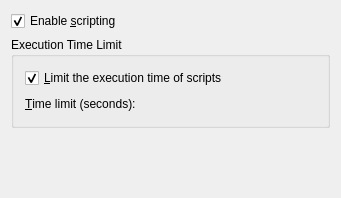
<ui version="4.0" >
 <author>Michel Ludwig (michel.ludwig@kdemail.net)</author>
 <class>KileWidgetScriptingConfig</class>
 <widget class="QWidget" name="KileWidgetScriptingConfig" >
  <property name="geometry" >
   <rect>
    <x>0</x>
    <y>0</y>
    <width>341</width>
    <height>198</height>
   </rect>
  </property>
  <property name="sizePolicy" >
   <sizepolicy vsizetype="Preferred" hsizetype="Preferred" >
    <horstretch>0</horstretch>
    <verstretch>0</verstretch>
   </sizepolicy>
  </property>
  <property name="windowTitle" >
   <string>Scripting Support</string>
  </property>
  <layout class="QVBoxLayout" >
   <item>
    <widget class="QCheckBox" name="kcfg_ScriptingEnabled" >
     <property name="sizePolicy" >
      <sizepolicy vsizetype="Minimum" hsizetype="Minimum" >
       <horstretch>0</horstretch>
       <verstretch>0</verstretch>
      </sizepolicy>
     </property>
     <property name="text" >
      <string>Enable &amp;scripting</string>
     </property>
     <property name="checked" >
      <bool>true</bool>
     </property>
    </widget>
   </item>
   <item>
    <widget class="Q3GroupBox" name="executionTimeLimitGroupBox" >
     <property name="enabled" >
      <bool>true</bool>
     </property>
     <property name="sizePolicy" >
      <sizepolicy vsizetype="Preferred" hsizetype="Expanding" >
       <horstretch>0</horstretch>
       <verstretch>0</verstretch>
      </sizepolicy>
     </property>
     <property name="title" >
      <string>Execution Time Limit</string>
     </property>
     <layout class="QVBoxLayout" >
      <item>
       <widget class="QCheckBox" name="kcfg_TimeLimitEnabled" >
        <property name="sizePolicy" >
         <sizepolicy vsizetype="Minimum" hsizetype="Minimum" >
          <horstretch>0</horstretch>
          <verstretch>0</verstretch>
         </sizepolicy>
        </property>
        <property name="text" >
         <string>&amp;Limit the execution time of scripts</string>
        </property>
        <property name="checked" >
         <bool>true</bool>
        </property>
       </widget>
      </item>
      <item>
       <layout class="QHBoxLayout" >
        <item>
         <widget class="QLabel" name="textLabel1" >
          <property name="sizePolicy" >
           <sizepolicy vsizetype="Preferred" hsizetype="Preferred" >
            <horstretch>0</horstretch>
            <verstretch>0</verstretch>
           </sizepolicy>
          </property>
          <property name="text" >
           <string>&amp;Time limit (seconds):</string>
          </property>
          <property name="wordWrap" >
           <bool>false</bool>
          </property>
          <property name="buddy" >
           <cstring>kcfg_TimeLimit</cstring>
          </property>
         </widget>
        </item>
        <item>
         <spacer>
          <property name="orientation" >
           <enum>Qt::Horizontal</enum>
          </property>
          <property name="sizeType" >
           <enum>QSizePolicy::Fixed</enum>
          </property>
          <property name="sizeHint" >
           <size>
            <width>16</width>
            <height>20</height>
           </size>
          </property>
         </spacer>
        </item>
        <item>
         <widget class="KIntNumInput" name="kcfg_TimeLimit" >
          <property name="sizePolicy" >
           <sizepolicy vsizetype="Fixed" hsizetype="Minimum" >
            <horstretch>0</horstretch>
            <verstretch>0</verstretch>
           </sizepolicy>
          </property>
          <property name="minValue" stdset="0" >
           <number>1</number>
          </property>
         </widget>
        </item>
        <item>
         <spacer>
          <property name="orientation" >
           <enum>Qt::Horizontal</enum>
          </property>
          <property name="sizeType" >
           <enum>QSizePolicy::Expanding</enum>
          </property>
          <property name="sizeHint" >
           <size>
            <width>40</width>
            <height>20</height>
           </size>
          </property>
         </spacer>
        </item>
       </layout>
      </item>
     </layout>
    </widget>
   </item>
   <item>
    <spacer>
     <property name="orientation" >
      <enum>Qt::Vertical</enum>
     </property>
     <property name="sizeType" >
      <enum>QSizePolicy::Expanding</enum>
     </property>
     <property name="sizeHint" >
      <size>
       <width>20</width>
       <height>40</height>
      </size>
     </property>
    </spacer>
   </item>
  </layout>
 </widget>
 <layoutdefault spacing="6" margin="11" />
 <pixmapfunction>qPixmapFromMimeSource</pixmapfunction>
 <customwidgets>
  <customwidget>
   <class>Q3GroupBox</class>
   <extends>QGroupBox</extends>
   <header>Qt3Support/Q3GroupBox</header>
   <container>1</container>
  </customwidget>
  <customwidget>
   <class>KIntNumInput</class>
   <extends>QWidget</extends>
   <header>knuminput.h</header>
  </customwidget>
 </customwidgets>
 <includes>
  <include location="local" >knuminput.h</include>
  <include location="local" >knuminput.h</include>
 </includes>
 <resources/>
 <connections>
  <connection>
   <sender>kcfg_ScriptingEnabled</sender>
   <signal>toggled(bool)</signal>
   <receiver>executionTimeLimitGroupBox</receiver>
   <slot>setEnabled(bool)</slot>
   <hints>
    <hint type="sourcelabel" >
     <x>20</x>
     <y>20</y>
    </hint>
    <hint type="destinationlabel" >
     <x>20</x>
     <y>20</y>
    </hint>
   </hints>
  </connection>
  <connection>
   <sender>kcfg_TimeLimitEnabled</sender>
   <signal>toggled(bool)</signal>
   <receiver>kcfg_TimeLimit</receiver>
   <slot>setEnabled(bool)</slot>
   <hints>
    <hint type="sourcelabel" >
     <x>20</x>
     <y>20</y>
    </hint>
    <hint type="destinationlabel" >
     <x>20</x>
     <y>20</y>
    </hint>
   </hints>
  </connection>
  <connection>
   <sender>kcfg_TimeLimitEnabled</sender>
   <signal>toggled(bool)</signal>
   <receiver>textLabel1</receiver>
   <slot>setEnabled(bool)</slot>
   <hints>
    <hint type="sourcelabel" >
     <x>20</x>
     <y>20</y>
    </hint>
    <hint type="destinationlabel" >
     <x>20</x>
     <y>20</y>
    </hint>
   </hints>
  </connection>
 </connections>
</ui>
